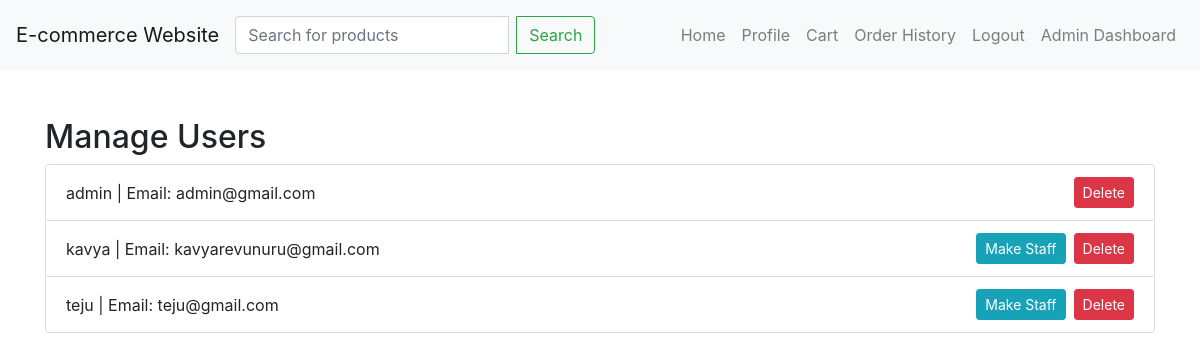
Page /custom-admin/manage-users/ (signed in) on the earlier database version.
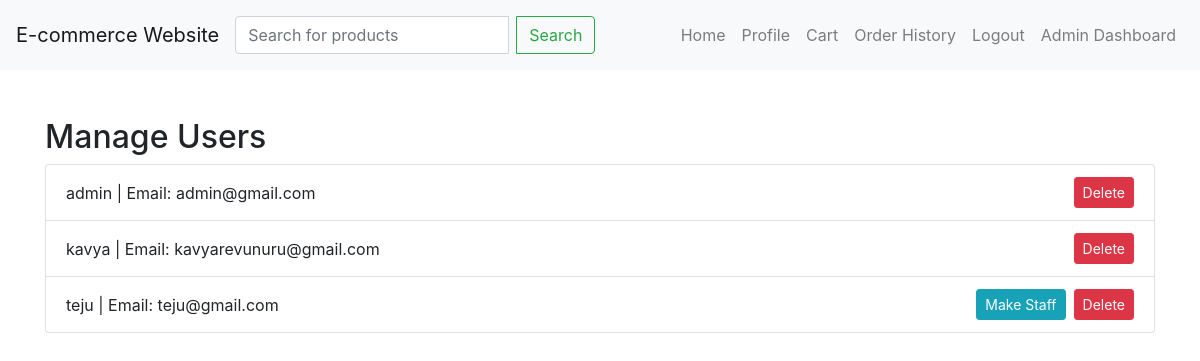
Same page on the later database version.
### ClothingStore/models.py (models this page shows, shortened)
class User(AbstractUser):
    contact_number = models.CharField(max_length=15)
    address = models.TextField(blank=True)
    dob = models.DateField(default=date(2000,1,1))
    groups = models.ManyToManyField(
        'auth.Group',
        related_name='custom_user_set',
        blank=True,
        verbose_name='groups',
        help_text='The groups this user belongs to. A user will get all permissions granted to each of their groups.',
    )
    user_permissions = models.ManyToManyField(
        'auth.Permission',
        related_name='custom_user_set',
        blank=True,
        verbose_name='user permissions',
        help_text='Specific permissions for this user.',
    )

### ClothingStore/views.py (the view)
# urls.py: path('custom-admin/manage-users/', views.manage_users, name='manage_users'),
@staff_member_required
def manage_users(request):
    users = User.objects.all()
    return render(request, 'manage_users.html', {'users': users})

### templates/manage_users.html (shortened to what this page needs)
{% extends 'base.html' %}
{% block content %}
<div class="container mt-5">
  <h2>Manage Users</h2>
  <ul class="list-group">
    {% for user in users %}
    <li class="list-group-item d-flex justify-content-between align-items-center">
      {{ user.username }} | Email: {{ user.email }}
      <div class="btn-group" role="group" aria-label="User actions">
          {% if not user.is_staff %}
          <form method="POST" action="{% url 'promote_to_staff' user.id %}" class="d-inline">
              <button type="submit" class="btn btn-sm btn-info">Make Staff</button>
          </form>
          {% endif %}
          <form method="POST" action="{% url 'delete_user' user.id %}" class="d-inline ml-2">
              <button type="submit" class="btn btn-sm btn-danger">Delete</button>
          </form>
      </div>
    </li>
    {% endfor %}
  </ul>
</div>
{% endblock %}

Differences in the rows shown:
changed User "kavya": no longer shows "Make Staff"
